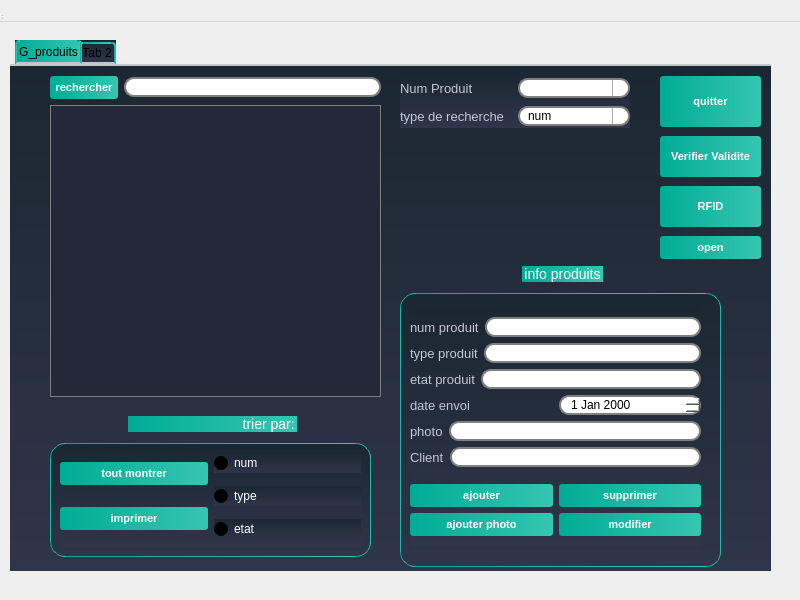
<?xml version="1.0" encoding="UTF-8"?>
<ui version="4.0">
 <class>garticle</class>
 <widget class="garticle" name="garticle">
  <property name="geometry">
   <rect>
    <x>0</x>
    <y>0</y>
    <width>800</width>
    <height>600</height>
   </rect>
  </property>
  <property name="windowTitle">
   <string>garticle</string>
  </property>
  <widget class="QWidget" name="centralwidget" native="true">
   <property name="geometry">
    <rect>
     <x>0</x>
     <y>20</y>
     <width>771</width>
     <height>561</height>
    </rect>
   </property>
   <widget class="QTabWidget" name="tabWidget">
    <property name="geometry">
     <rect>
      <x>10</x>
      <y>20</y>
      <width>761</width>
      <height>531</height>
     </rect>
    </property>
    <property name="styleSheet">
     <string notr="true">/*-----QWidget-----*/

QWidget

{

	background-color: qlineargradient(spread:repeat, x1:1, y1:0, x2:1, y2:1, stop:0 rgba(27, 39, 50, 255),stop:1 rgba(47, 53, 74, 255));

	color: #000000;



}





/*-----QLabel-----*/

QLabel

{

	background-color: transparent;

	color: #c2c7d5;

	font-size: 13px;



}





/*-----QPushButton-----*/

QPushButton

{

	background-color: qlineargradient(spread:pad, x1:0, y1:0.511, x2:1, y2:0.511, stop:0 rgba(0, 172, 149, 255),stop:0.995192 rgba(54, 197, 177, 255));

	color: #fff;

	font-size: 11px;

	font-weight: bold;

	border: none;

	border-radius: 3px;

	padding: 5px;



}





QPushButton::pressed

{

	background-color: qlineargradient(spread:pad, x1:0, y1:0.511, x2:1, y2:0.511, stop:0 rgba(0, 207, 179, 255),stop:1 rgba(70, 255, 230, 255));



}





/*-----QCheckBox-----*/

QCheckBox

{

	background-color: transparent;

	color: #fff;

	font-size: 10px;

	font-weight: bold;

	border: none;

	border-radius: 5px;



}





/*-----QCheckBox-----*/

QCheckBox::indicator

{

    color: #b1b1b1;

    background-color: #323232;

    border: 1px solid darkgray;

    width: 12px;

    height: 12px;



}





QCheckBox::indicator:checked

{

    image:url(&quot;./ressources/check.png&quot;);

	background-color: qlineargradient(spread:pad, x1:0, y1:0.511, x2:1, y2:0.511, stop:0 rgba(0, 172, 149, 255),stop:0.995192 rgba(54, 197, 177, 255));;

    border: 1px solid #607cff;



}





QCheckBox::indicator:unchecked:hover

{

    border: 1px solid #08b099;



}





QCheckBox::disabled

{

	color: #656565;



}





QCheckBox::indicator:disabled

{

	background-color: #656565;

	color: #656565;

    border: 1px solid #656565;



}





/*-----QLineEdit-----*/

QLineEdit

{

	background-color: #c2c7d5;

	color: #000;

	font-weight: bold;

	border: none;

	border-radius: 2px;

	padding: 3px;



}







/*-----QListView-----*/

QListView

{

	background-color: qlineargradient(spread:pad, x1:1, y1:0, x2:1, y2:1, stop:0 rgba(50, 61, 80, 255),stop:1 rgba(44, 49, 69, 255));

	color: #fff;

	font-size: 12px;

	font-weight: bold;

	border: 1px solid #191919;

	show-decoration-selected: 0;



}





QListView::item

{

	color: #31cecb;

	background-color: #454e5e;

	border: none;

	padding: 5px;

	border-radius: 0px;

	padding-left : 10px;

	height: 42px;



}



QListView::item:selected

{

	color: #31cecb;

	background-color: #454e5e;



}





QListView::item:!selected

{

	color:white;

	background-color: transparent;

	border: none;

	padding-left : 10px;



}





QListView::item:!selected:hover

{

	color: #bbbcba;

	background-color: #454e5e;

	border: none;

	padding-left : 10px;



}





/*-----QTreeView-----*/

QTreeView 

{

	background-color: #232939;

	show-decoration-selected: 0;

	color: #c2c8d7;



}





QTreeView::item 

{

	border-top-color: transparent;

	border-bottom-color: transparent;



}





QTreeView::item:hover 

{

	background-color: #606060;

	color: #fff;



}





QTreeView::item:selected 

{

	background-color: #0ab19a;

	color: #fff;



}





QTreeView::item:selected:active

{

	background-color: #0ab19a;

	color: #fff;



}





QTreeView::branch:has-children:!has-siblings:closed,

QTreeView::branch:closed:has-children:has-siblings 

{

	image: url(://tree-closed.png);



}



QTreeView::branch:open:has-children:!has-siblings,

QTreeView::branch:open:has-children:has-siblings  

{

	image: url(://tree-open.png);



}





/*-----QTableView &amp; QTableWidget-----*/

QTableView

{

    background-color: #232939;

	border: 1px solid gray;

    color: #f0f0f0;

    gridline-color: #232939;

    outline : 0;



}





QTableView::disabled

{

    background-color: #242526;

    border: 1px solid #32414B;

    color: #656565;

    gridline-color: #656565;

    outline : 0;



}





QTableView::item:hover 

{

    background-color: #606060;

    color: #f0f0f0;



}





QTableView::item:selected 

{

	background-color: #0ab19a;

    color: #F0F0F0;



}





QTableView::item:selected:disabled

{

    background-color: #1a1b1c;

    border: 2px solid #525251;

    color: #656565;



}





QTableCornerButton::section

{

	background-color: #343a49;

    color: #fff;



}





QHeaderView::section

{

	color: #fff;

	border-top: 0px;

	border-bottom: 1px solid gray;

	border-right: 1px solid gray;

	background-color: #343a49;

    margin-top:1px;

	margin-bottom:1px;

	padding: 5px;



}





QHeaderView::section:disabled

{

    background-color: #525251;

    color: #656565;



}





QHeaderView::section:checked

{

    color: #fff;

    background-color: #0ab19a;



}





QHeaderView::section:checked:disabled

{

    color: #656565;

    background-color: #525251;



}





QHeaderView::section::vertical::first,

QHeaderView::section::vertical::only-one

{

    border-top: 1px solid #353635;



}





QHeaderView::section::vertical

{

    border-top: 1px solid #353635;



}





QHeaderView::section::horizontal::first,

QHeaderView::section::horizontal::only-one

{

    border-left: 1px solid #353635;



}





QHeaderView::section::horizontal

{

    border-left: 1px solid #353635;



}





/*-----QScrollBar-----*/

QScrollBar:horizontal 

{

    background-color: transparent;

    height: 8px;

    margin: 0px;

    padding: 0px;



}





QScrollBar::handle:horizontal 

{

    border: none;

	min-width: 100px;

    background-color: #56576c;



}





QScrollBar::add-line:horizontal, 

QScrollBar::sub-line:horizontal,

QScrollBar::add-page:horizontal, 

QScrollBar::sub-page:horizontal 

{

    width: 0px;

    background-color: transparent;



}





QScrollBar:vertical 

{

    background-color: transparent;

    width: 8px;

    margin: 0;



}





QScrollBar::handle:vertical 

{

    border: none;

	min-height: 100px;

    background-color: #56576c;



}





QScrollBar::add-line:vertical, 

QScrollBar::sub-line:vertical,

QScrollBar::add-page:vertical, 

QScrollBar::sub-page:vertical 

{

    height: 0px;

    background-color: transparent;



}

QGroupBox  {

    border: 1px solid gray;

    border-color: qlineargradient(spread:pad, x1:0, y1:0.511, x2:1, y2:0.511, stop:0 rgba(0, 172, 149, 255),stop:0.995192 rgba(54, 197, 177, 255));;

    margin-top: 27px;

    font-size: 14px;

    border-radius: 15px;

}



QGroupBox::title  {

    subcontrol-origin: margin;

    subcontrol-position: top center;

    padding: 5px 8000px 5px 8000px;

    background-color: qlineargradient(spread:pad, x1:0, y1:0.511, x2:1, y2:0.511, stop:0 rgba(0, 172, 149, 255),stop:0.995192 rgba(54, 197, 177, 255));;

    color: rgb(255, 255, 255);

}

QLineEdit {

    border: 2px solid gray;

    border-radius: 10px;

    padding: 0 8px;

    background: white;

    selection-background-color: darkgray;

}

QComboBox {

    border: 2px solid grey;

    border-radius: 10px;

    padding: 0 8px;

    min-width: 6em;

}



QComboBox:editable {

    background: white;

}



QComboBox:!editable, QComboBox::drop-down:editable {

     background: white;

}



/* QComboBox gets the &quot;on&quot; state when the popup is open */

QComboBox:!editable:on, QComboBox::drop-down:editable:on {

    background: qlineargradient(x1: 0, y1: 0, x2: 0, y2: 1,

                                stop: 0 #D3D3D3, stop: 0.4 #D8D8D8,

                                stop: 0.5 #DDDDDD, stop: 1.0 #E1E1E1);

}



QComboBox:on { /* shift the text when the popup opens */

    padding-top: 3px;

    padding-left: 4px;

}



QComboBox::drop-down {

    subcontrol-origin: padding;

    subcontrol-position: top right;

    width: 15px;



    border-left-width: 1px;

    border-left-color: darkgray;

    border-left-style: solid; /* just a single line */

    border-top-right-radius: 10px; /* same radius as the QComboBox */

    border-bottom-right-radius: 10px;

}



QComboBox::down-arrow {

    image: url(/usr/share/icons/crystalsvg/16x16/actions/1downarrow.png);

}



QComboBox::down-arrow:on { /* shift the arrow when popup is open */

    top: 1px;

    left: 1px;

}

QComboBox QAbstractItemView {

    border: 2px solid gray;

    selection-background-color: lightgray;

}

QTabWidget::pane { /* The tab widget frame */

    border-top: 2px solid #C2C7CB;

}



QTabWidget::tab-bar {

    left: 5px; /* move to the right by 5px */

}



/* Style the tab using the tab sub-control. Note that

    it reads QTabBar _not_ QTabWidget */

QTabBar::tab {

    background: qlineargradient(x1: 0, y1: 0, x2: 0, y2: 1,

                                stop: 0 #E1E1E1, stop: 0.4 #DDDDDD,

                                stop: 0.5 #D8D8D8, stop: 1.0 #D3D3D3);

    border: 2px solid qlineargradient(spread:pad, x1:0, y1:0.511, x2:1, y2:0.511, stop:0 rgba(0, 172, 149, 255),stop:0.995192 rgba(54, 197, 177, 255));;

    border-bottom-color: #C2C7CB; /* same as the pane color */

    border-top-left-radius: 4px;

    border-top-right-radius: 4px;

    min-width: 8ex;

    padding: 2px;

}



QTabBar::tab:selected, QTabBar::tab:hover {

    background: qlineargradient(spread:pad, x1:0, y1:0.511, x2:1, y2:0.511, stop:0 rgba(0, 172, 149, 255),stop:0.995192 rgba(54, 197, 177, 255));

}



QTabBar::tab:selected {

    border-color:qlineargradient(spread:pad, x1:0, y1:0.511, x2:1, y2:0.511, stop:0 rgba(0, 172, 149, 255),stop:0.995192 rgba(54, 197, 177, 255));

    border-bottom-color: #C2C7CB; /* same as pane color */

}



QTabBar::tab:!selected {

    margin-top: 2px; /* make non-selected tabs look smaller */

}



/* make use of negative margins for overlapping tabs */

QTabBar::tab:selected {

    /* expand/overlap to the left and right by 4px */

    margin-left: -4px;

    margin-right: -4px;

}



QTabBar::tab:first:selected {

    margin-left: 0; /* the first selected tab has nothing to overlap with on the left */

}



QTabBar::tab:last:selected {

    margin-right: 0; /* the last selected tab has nothing to overlap with on the right */

}



QTabBar::tab:only-one {

    margin: 0; /* if there is only one tab, we don't want overlapping margins */

}

QRadioButton{



	color:white;

	font:solid;

}

QDateEdit

{

    background-color: white;

	border: 2px solid grey;

    border-radius: 10px;

    padding: 0 8px;

    spacing: 5px; 

    min-width: 6em;

}





QDateEdit::drop-down {

    image: url(:/new/myapp/cbarrowdn.png);

    width:50px;

    height:15px;

    subcontrol-position: right top;

    subcontrol-origin:margin;

    background-color: white;

   	border: 2px solid grey;

    border-radius: 10px;

    padding: 0 8px;

    spacing: 5px; 

    min-width: 6em;

   spacing: 5px; 

}</string>
    </property>
    <widget class="QWidget" name="tab">
     <attribute name="title">
      <string>G_produits</string>
     </attribute>
     <widget class="QGroupBox" name="groupBox">
      <property name="geometry">
       <rect>
        <x>390</x>
        <y>200</y>
        <width>321</width>
        <height>301</height>
       </rect>
      </property>
      <property name="title">
       <string>info produits</string>
      </property>
      <widget class="QWidget" name="layoutWidget">
       <property name="geometry">
        <rect>
         <x>10</x>
         <y>40</y>
         <width>291</width>
         <height>241</height>
        </rect>
       </property>
       <layout class="QVBoxLayout" name="verticalLayout_7">
        <item>
         <layout class="QVBoxLayout" name="verticalLayout_6">
          <item>
           <layout class="QVBoxLayout" name="verticalLayout_4">
            <item>
             <layout class="QHBoxLayout" name="horizontalLayout_4">
              <item>
               <widget class="QLabel" name="label">
                <property name="text">
                 <string>num produit</string>
                </property>
               </widget>
              </item>
              <item>
               <widget class="QLineEdit" name="num_prod"/>
              </item>
             </layout>
            </item>
            <item>
             <layout class="QHBoxLayout" name="horizontalLayout_5">
              <item>
               <widget class="QLabel" name="label_2">
                <property name="text">
                 <string>type produit</string>
                </property>
               </widget>
              </item>
              <item>
               <widget class="QLineEdit" name="type_prod"/>
              </item>
             </layout>
            </item>
            <item>
             <layout class="QHBoxLayout" name="horizontalLayout_6">
              <item>
               <widget class="QLabel" name="label_3">
                <property name="text">
                 <string>etat produit</string>
                </property>
               </widget>
              </item>
              <item>
               <widget class="QLineEdit" name="etat_prod"/>
              </item>
             </layout>
            </item>
            <item>
             <layout class="QHBoxLayout" name="horizontalLayout_8">
              <item>
               <widget class="QLabel" name="label_5">
                <property name="text">
                 <string>date envoi</string>
                </property>
               </widget>
              </item>
              <item>
               <widget class="QDateEdit" name="date_env"/>
              </item>
             </layout>
            </item>
           </layout>
          </item>
          <item>
           <layout class="QHBoxLayout" name="horizontalLayout_7">
            <item>
             <widget class="QLabel" name="label_4">
              <property name="text">
               <string>photo</string>
              </property>
             </widget>
            </item>
            <item>
             <widget class="QLineEdit" name="photo_prod"/>
            </item>
           </layout>
          </item>
          <item>
           <layout class="QHBoxLayout" name="horizontalLayout_11">
            <item>
             <widget class="QLabel" name="label_6">
              <property name="text">
               <string>Client</string>
              </property>
             </widget>
            </item>
            <item>
             <widget class="QLineEdit" name="cin_client"/>
            </item>
           </layout>
          </item>
         </layout>
        </item>
        <item>
         <layout class="QVBoxLayout" name="verticalLayout_5">
          <item>
           <layout class="QHBoxLayout" name="horizontalLayout_9">
            <item>
             <widget class="QPushButton" name="ajout_article">
              <property name="text">
               <string>ajouter</string>
              </property>
             </widget>
            </item>
            <item>
             <widget class="QPushButton" name="supp_article">
              <property name="text">
               <string>supprimer</string>
              </property>
             </widget>
            </item>
           </layout>
          </item>
          <item>
           <layout class="QHBoxLayout" name="horizontalLayout_10">
            <item>
             <widget class="QPushButton" name="pushButton_4">
              <property name="text">
               <string>ajouter photo</string>
              </property>
             </widget>
            </item>
            <item>
             <widget class="QPushButton" name="modif_article">
              <property name="text">
               <string>modifier</string>
              </property>
             </widget>
            </item>
           </layout>
          </item>
         </layout>
        </item>
       </layout>
      </widget>
     </widget>
     <widget class="QPushButton" name="pushButton_2">
      <property name="geometry">
       <rect>
        <x>650</x>
        <y>10</y>
        <width>101</width>
        <height>51</height>
       </rect>
      </property>
      <property name="text">
       <string>quitter</string>
      </property>
     </widget>
     <widget class="QGroupBox" name="groupBox_2">
      <property name="geometry">
       <rect>
        <x>40</x>
        <y>350</y>
        <width>321</width>
        <height>141</height>
       </rect>
      </property>
      <property name="title">
       <string>                             trier par:</string>
      </property>
      <widget class="QWidget" name="layoutWidget">
       <property name="geometry">
        <rect>
         <x>10</x>
         <y>30</y>
         <width>301</width>
         <height>101</height>
        </rect>
       </property>
       <layout class="QHBoxLayout" name="horizontalLayout_3">
        <item>
         <layout class="QVBoxLayout" name="verticalLayout_3">
          <item>
           <widget class="QPushButton" name="tot_afficher_art">
            <property name="text">
             <string>tout montrer</string>
            </property>
           </widget>
          </item>
          <item>
           <widget class="QPushButton" name="pdfarticle">
            <property name="text">
             <string>imprimer</string>
            </property>
           </widget>
          </item>
         </layout>
        </item>
        <item>
         <layout class="QHBoxLayout" name="horizontalLayout_2">
          <item>
           <layout class="QVBoxLayout" name="verticalLayout_2">
            <item>
             <widget class="QRadioButton" name="tri_num_art">
              <property name="text">
               <string>num</string>
              </property>
             </widget>
            </item>
            <item>
             <widget class="QRadioButton" name="tri_type_art">
              <property name="text">
               <string>type</string>
              </property>
             </widget>
            </item>
            <item>
             <widget class="QRadioButton" name="tri_etat_art">
              <property name="text">
               <string>etat</string>
              </property>
             </widget>
            </item>
           </layout>
          </item>
         </layout>
        </item>
       </layout>
      </widget>
     </widget>
     <widget class="QWidget" name="layoutWidget">
      <property name="geometry">
       <rect>
        <x>40</x>
        <y>10</y>
        <width>331</width>
        <height>321</height>
       </rect>
      </property>
      <layout class="QVBoxLayout" name="verticalLayout">
       <item>
        <layout class="QHBoxLayout" name="horizontalLayout">
         <item>
          <widget class="QPushButton" name="btn_rech_art">
           <property name="text">
            <string>rechercher</string>
           </property>
          </widget>
         </item>
         <item>
          <widget class="QLineEdit" name="line_rech_art"/>
         </item>
        </layout>
       </item>
       <item>
        <widget class="QTableView" name="tab_art">
         <property name="styleSheet">
          <string notr="true">/*-----QWidget-----*/

QWidget

{

	background-color: qlineargradient(spread:repeat, x1:1, y1:0, x2:1, y2:1, stop:0 rgba(27, 39, 50, 255),stop:1 rgba(47, 53, 74, 255));

	color: #000000;



}





/*-----QLabel-----*/

QLabel

{

	background-color: transparent;

	color: #c2c7d5;

	font-size: 13px;



}





/*-----QPushButton-----*/

QPushButton

{

	background-color: qlineargradient(spread:pad, x1:0, y1:0.511, x2:1, y2:0.511, stop:0 rgba(0, 172, 149, 255),stop:0.995192 rgba(54, 197, 177, 255));

	color: #fff;

	font-size: 11px;

	font-weight: bold;

	border: none;

	border-radius: 3px;

	padding: 5px;



}





QPushButton::pressed

{

	background-color: qlineargradient(spread:pad, x1:0, y1:0.511, x2:1, y2:0.511, stop:0 rgba(0, 207, 179, 255),stop:1 rgba(70, 255, 230, 255));



}





/*-----QCheckBox-----*/

QCheckBox

{

	background-color: transparent;

	color: #fff;

	font-size: 10px;

	font-weight: bold;

	border: none;

	border-radius: 5px;



}





/*-----QCheckBox-----*/

QCheckBox::indicator

{

    color: #b1b1b1;

    background-color: #323232;

    border: 1px solid darkgray;

    width: 12px;

    height: 12px;



}





QCheckBox::indicator:checked

{

    image:url(&quot;./ressources/check.png&quot;);

	background-color: qlineargradient(spread:pad, x1:0, y1:0.511, x2:1, y2:0.511, stop:0 rgba(0, 172, 149, 255),stop:0.995192 rgba(54, 197, 177, 255));;

    border: 1px solid #607cff;



}





QCheckBox::indicator:unchecked:hover

{

    border: 1px solid #08b099;



}





QCheckBox::disabled

{

	color: #656565;



}





QCheckBox::indicator:disabled

{

	background-color: #656565;

	color: #656565;

    border: 1px solid #656565;



}





/*-----QLineEdit-----*/

QLineEdit

{

	background-color: #c2c7d5;

	color: #000;

	font-weight: bold;

	border: none;

	border-radius: 2px;

	padding: 3px;



}







/*-----QListView-----*/

QListView

{

	background-color: qlineargradient(spread:pad, x1:1, y1:0, x2:1, y2:1, stop:0 rgba(50, 61, 80, 255),stop:1 rgba(44, 49, 69, 255));

	color: #fff;

	font-size: 12px;

	font-weight: bold;

	border: 1px solid #191919;

	show-decoration-selected: 0;



}





QListView::item

{

	color: #31cecb;

	background-color: #454e5e;

	border: none;

	padding: 5px;

	border-radius: 0px;

	padding-left : 10px;

	height: 42px;



}



QListView::item:selected

{

	color: #31cecb;

	background-color: #454e5e;



}





QListView::item:!selected

{

	color:white;

	background-color: transparent;

	border: none;

	padding-left : 10px;



}





QListView::item:!selected:hover

{

	color: #bbbcba;

	background-color: #454e5e;

	border: none;

	padding-left : 10px;



}





/*-----QTreeView-----*/

QTreeView 

{

	background-color: #232939;

	show-decoration-selected: 0;

	color: #c2c8d7;



}





QTreeView::item 

{

	border-top-color: transparent;

	border-bottom-color: transparent;



}





QTreeView::item:hover 

{

	background-color: #606060;

	color: #fff;



}





QTreeView::item:selected 

{

	background-color: #0ab19a;

	color: #fff;



}





QTreeView::item:selected:active

{

	background-color: #0ab19a;

	color: #fff;



}





QTreeView::branch:has-children:!has-siblings:closed,

QTreeView::branch:closed:has-children:has-siblings 

{

	image: url(://tree-closed.png);



}



QTreeView::branch:open:has-children:!has-siblings,

QTreeView::branch:open:has-children:has-siblings  

{

	image: url(://tree-open.png);



}





/*-----QTableView &amp; QTableWidget-----*/

QTableView

{

    background-color: #232939;

	border: 1px solid gray;

    color: #f0f0f0;

    gridline-color: #232939;

    outline : 0;



}





QTableView::disabled

{

    background-color: #242526;

    border: 1px solid #32414B;

    color: #656565;

    gridline-color: #656565;

    outline : 0;



}





QTableView::item:hover 

{

    background-color: #606060;

    color: #f0f0f0;



}





QTableView::item:selected 

{

	background-color: #0ab19a;

    color: #F0F0F0;



}





QTableView::item:selected:disabled

{

    background-color: #1a1b1c;

    border: 2px solid #525251;

    color: #656565;



}





QTableCornerButton::section

{

	background-color: #343a49;

    color: #fff;



}





QHeaderView::section

{

	color: #fff;

	border-top: 0px;

	border-bottom: 1px solid gray;

	border-right: 1px solid gray;

	background-color: #343a49;

    margin-top:1px;

	margin-bottom:1px;

	padding: 5px;



}





QHeaderView::section:disabled

{

    background-color: #525251;

    color: #656565;



}





QHeaderView::section:checked

{

    color: #fff;

    background-color: #0ab19a;



}





QHeaderView::section:checked:disabled

{

    color: #656565;

    background-color: #525251;



}





QHeaderView::section::vertical::first,

QHeaderView::section::vertical::only-one

{

    border-top: 1px solid #353635;



}





QHeaderView::section::vertical

{

    border-top: 1px solid #353635;



}





QHeaderView::section::horizontal::first,

QHeaderView::section::horizontal::only-one

{

    border-left: 1px solid #353635;



}





QHeaderView::section::horizontal

{

    border-left: 1px solid #353635;



}





/*-----QScrollBar-----*/

QScrollBar:horizontal 

{

    background-color: transparent;

    height: 8px;

    margin: 0px;

    padding: 0px;



}





QScrollBar::handle:horizontal 

{

    border: none;

	min-width: 100px;

    background-color: #56576c;



}





QScrollBar::add-line:horizontal, 

QScrollBar::sub-line:horizontal,

QScrollBar::add-page:horizontal, 

QScrollBar::sub-page:horizontal 

{

    width: 0px;

    background-color: transparent;



}





QScrollBar:vertical 

{

    background-color: transparent;

    width: 8px;

    margin: 0;



}





QScrollBar::handle:vertical 

{

    border: none;

	min-height: 100px;

    background-color: #56576c;



}





QScrollBar::add-line:vertical, 

QScrollBar::sub-line:vertical,

QScrollBar::add-page:vertical, 

QScrollBar::sub-page:vertical 

{

    height: 0px;

    background-color: transparent;



}

QGroupBox  {

    border: 1px solid gray;

    border-color: qlineargradient(spread:pad, x1:0, y1:0.511, x2:1, y2:0.511, stop:0 rgba(0, 172, 149, 255),stop:0.995192 rgba(54, 197, 177, 255));;

    margin-top: 27px;

    font-size: 14px;

    border-radius: 15px;

}



QGroupBox::title  {

    subcontrol-origin: margin;

    subcontrol-position: top center;

    padding: 5px 8000px 5px 8000px;

    background-color: qlineargradient(spread:pad, x1:0, y1:0.511, x2:1, y2:0.511, stop:0 rgba(0, 172, 149, 255),stop:0.995192 rgba(54, 197, 177, 255));;

    color: rgb(255, 255, 255);

}

QLineEdit {

    border: 2px solid gray;

    border-radius: 10px;

    padding: 0 8px;

    background: white;

    selection-background-color: darkgray;

}

QComboBox {

    border: 2px solid grey;

    border-radius: 10px;

    padding: 0 8px;

    min-width: 6em;

}



QComboBox:editable {

    background: white;

}



QComboBox:!editable, QComboBox::drop-down:editable {

     background: white;

}



/* QComboBox gets the &quot;on&quot; state when the popup is open */

QComboBox:!editable:on, QComboBox::drop-down:editable:on {

    background: qlineargradient(x1: 0, y1: 0, x2: 0, y2: 1,

                                stop: 0 #D3D3D3, stop: 0.4 #D8D8D8,

                                stop: 0.5 #DDDDDD, stop: 1.0 #E1E1E1);

}



QComboBox:on { /* shift the text when the popup opens */

    padding-top: 3px;

    padding-left: 4px;

}



QComboBox::drop-down {

    subcontrol-origin: padding;

    subcontrol-position: top right;

    width: 15px;



    border-left-width: 1px;

    border-left-color: darkgray;

    border-left-style: solid; /* just a single line */

    border-top-right-radius: 10px; /* same radius as the QComboBox */

    border-bottom-right-radius: 10px;

}



QComboBox::down-arrow {

    image: url(/usr/share/icons/crystalsvg/16x16/actions/1downarrow.png);

}



QComboBox::down-arrow:on { /* shift the arrow when popup is open */

    top: 1px;

    left: 1px;

}

QComboBox QAbstractItemView {

    border: 2px solid gray;

    selection-background-color: lightgray;

}

QTabWidget::pane { /* The tab widget frame */

    border-top: 2px solid #C2C7CB;

}



QTabWidget::tab-bar {

    left: 5px; /* move to the right by 5px */

}



/* Style the tab using the tab sub-control. Note that

    it reads QTabBar _not_ QTabWidget */

QTabBar::tab {

    background: qlineargradient(x1: 0, y1: 0, x2: 0, y2: 1,

                                stop: 0 #E1E1E1, stop: 0.4 #DDDDDD,

                                stop: 0.5 #D8D8D8, stop: 1.0 #D3D3D3);

    border: 2px solid qlineargradient(spread:pad, x1:0, y1:0.511, x2:1, y2:0.511, stop:0 rgba(0, 172, 149, 255),stop:0.995192 rgba(54, 197, 177, 255));;

    border-bottom-color: #C2C7CB; /* same as the pane color */

    border-top-left-radius: 4px;

    border-top-right-radius: 4px;

    min-width: 8ex;

    padding: 2px;

}



QTabBar::tab:selected, QTabBar::tab:hover {

    background: qlineargradient(spread:pad, x1:0, y1:0.511, x2:1, y2:0.511, stop:0 rgba(0, 172, 149, 255),stop:0.995192 rgba(54, 197, 177, 255));

}



QTabBar::tab:selected {

    border-color:qlineargradient(spread:pad, x1:0, y1:0.511, x2:1, y2:0.511, stop:0 rgba(0, 172, 149, 255),stop:0.995192 rgba(54, 197, 177, 255));

    border-bottom-color: #C2C7CB; /* same as pane color */

}



QTabBar::tab:!selected {

    margin-top: 2px; /* make non-selected tabs look smaller */

}



/* make use of negative margins for overlapping tabs */

QTabBar::tab:selected {

    /* expand/overlap to the left and right by 4px */

    margin-left: -4px;

    margin-right: -4px;

}



QTabBar::tab:first:selected {

    margin-left: 0; /* the first selected tab has nothing to overlap with on the left */

}



QTabBar::tab:last:selected {

    margin-right: 0; /* the last selected tab has nothing to overlap with on the right */

}



QTabBar::tab:only-one {

    margin: 0; /* if there is only one tab, we don't want overlapping margins */

}

QRadioButton{



	color:white;

	font:solid;

}

QDateEdit

{

    background-color: white;

	border: 2px solid grey;

    border-radius: 10px;

    padding: 0 8px;

    spacing: 5px; 

    min-width: 6em;

}





QDateEdit::drop-down {

    image: url(:/new/myapp/cbarrowdn.png);

    width:50px;

    height:15px;

    subcontrol-position: right top;

    subcontrol-origin:margin;

    background-color: white;

   	border: 2px solid grey;

    border-radius: 10px;

    padding: 0 8px;

    spacing: 5px; 

    min-width: 6em;

   spacing: 5px; 

}</string>
         </property>
        </widget>
       </item>
      </layout>
     </widget>
     <widget class="QWidget" name="layoutWidget">
      <property name="geometry">
       <rect>
        <x>390</x>
        <y>10</y>
        <width>230</width>
        <height>52</height>
       </rect>
      </property>
      <layout class="QVBoxLayout" name="verticalLayout_8">
       <item>
        <layout class="QHBoxLayout" name="horizontalLayout_12">
         <item>
          <widget class="QLabel" name="label_7">
           <property name="text">
            <string>Num Produit</string>
           </property>
          </widget>
         </item>
         <item>
          <widget class="QComboBox" name="comboBox_modif_prod"/>
         </item>
        </layout>
       </item>
       <item>
        <layout class="QHBoxLayout" name="horizontalLayout_13">
         <item>
          <widget class="QLabel" name="label_8">
           <property name="text">
            <string>type de recherche</string>
           </property>
          </widget>
         </item>
         <item>
          <widget class="QComboBox" name="combo_rech_art">
           <item>
            <property name="text">
             <string>num</string>
            </property>
           </item>
           <item>
            <property name="text">
             <string>client</string>
            </property>
           </item>
           <item>
            <property name="text">
             <string>type</string>
            </property>
           </item>
           <item>
            <property name="text">
             <string>etat</string>
            </property>
           </item>
          </widget>
         </item>
        </layout>
       </item>
      </layout>
     </widget>
     <widget class="QLabel" name="labelpic_art">
      <property name="geometry">
       <rect>
        <x>410</x>
        <y>90</y>
        <width>231</width>
        <height>91</height>
       </rect>
      </property>
      <property name="text">
       <string/>
      </property>
     </widget>
     <widget class="QPushButton" name="notif">
      <property name="geometry">
       <rect>
        <x>650</x>
        <y>70</y>
        <width>101</width>
        <height>41</height>
       </rect>
      </property>
      <property name="text">
       <string>Verifier Validite</string>
      </property>
     </widget>
     <widget class="QPushButton" name="RFID">
      <property name="geometry">
       <rect>
        <x>650</x>
        <y>120</y>
        <width>101</width>
        <height>41</height>
       </rect>
      </property>
      <property name="text">
       <string>RFID</string>
      </property>
     </widget>
     <widget class="QPushButton" name="open">
      <property name="geometry">
       <rect>
        <x>650</x>
        <y>170</y>
        <width>101</width>
        <height>23</height>
       </rect>
      </property>
      <property name="text">
       <string>open</string>
      </property>
     </widget>
    </widget>
    <widget class="QWidget" name="tab_2">
     <attribute name="title">
      <string>Tab 2</string>
     </attribute>
    </widget>
   </widget>
  </widget>
  <widget class="QMenuBar" name="menubar">
   <property name="geometry">
    <rect>
     <x>0</x>
     <y>0</y>
     <width>800</width>
     <height>22</height>
    </rect>
   </property>
  </widget>
  <widget class="QStatusBar" name="statusbar">
   <property name="geometry">
    <rect>
     <x>0</x>
     <y>0</y>
     <width>3</width>
     <height>21</height>
    </rect>
   </property>
  </widget>
 </widget>
 <customwidgets>
  <customwidget>
   <class>garticle</class>
   <extends>QWidget</extends>
   <header>garticle.h</header>
   <container>1</container>
  </customwidget>
 </customwidgets>
 <resources/>
 <connections/>
</ui>
